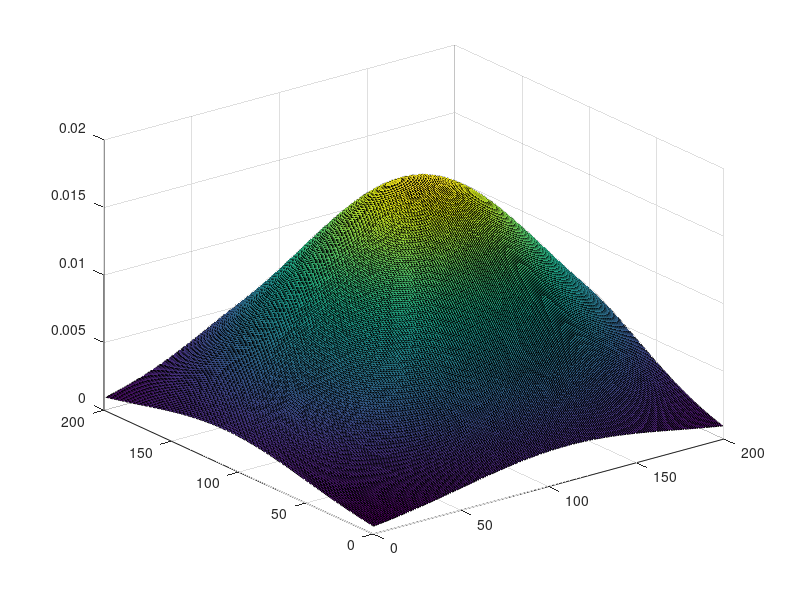

Source code (MATLAB):
% Part 3, Problem 1

normal = @(x,y,mux,muy,sigx,sigy,rho) 1./(2*pi*sigx*sigy*sqrt(1-rho^2)).*...
    exp(-1/(2*(1-rho)^2).*((x-mux).^2./sigx^2 + ...
    (y-muy).^2./sigy^2 + 2*rho*(x-mux).*(y-muy)./(sigx*sigy)));

x = linspace(-5,5,200); y = x; [x,y] = meshgrid(x,y);

mixture = (normal(x,y,0,0,1,1/sqrt(2),0) + ...
    normal(x,y,1,1,1/sqrt(2),1,0) + ...
    normal(x,y,2,2,1,1/sqrt(2),0))/3;

figure, surf(mixture);

input('Continue...');

mixture = (normal(x,y,0,0,1/10,1/10,0) + ...
    normal(x,y,1,1,1/10,1/10,0) + ...
    normal(x,y,2,2,1/10,1/10,0))/3;

surf(mixture);

input('Continue...');

mixture = (normal(x,y,0,0,3,3,0) + ...
    normal(x,y,1,1,3,3,0) + ...
    normal(x,y,2,2,3,3,0))/3;

surf(mixture);
